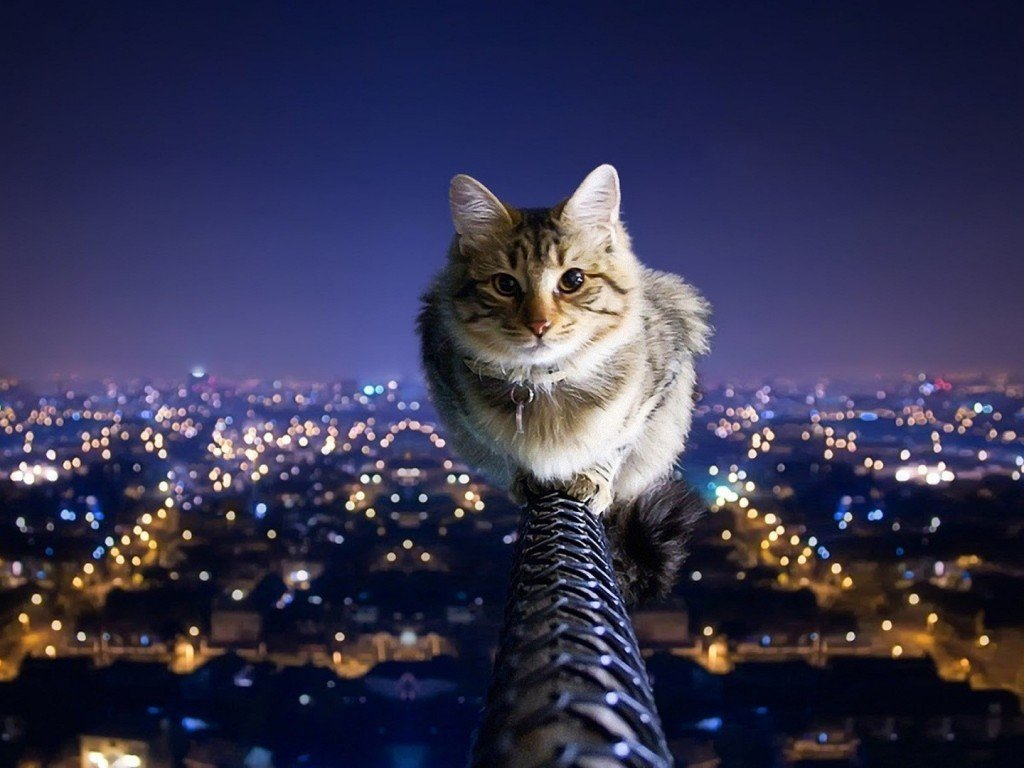
#> input picture py2/cat.jpg, 1024 x 768 px, found by its file name
$ python '87 .py'
#> lines starting #> are read from the running program, lines starting #| are printed output that depends on the picture
from PIL import Image


myImage = Image.open("E:\python\py1\py2\cat.jpg")
#> myImage is the input picture: PIL image 1024x768 RGB; mean R, G, B 54.4, 52.9, 81.2

# myImage.show()

myBox = [370, 150, 750, 750]
myNewImage = myImage.crop(myBox)
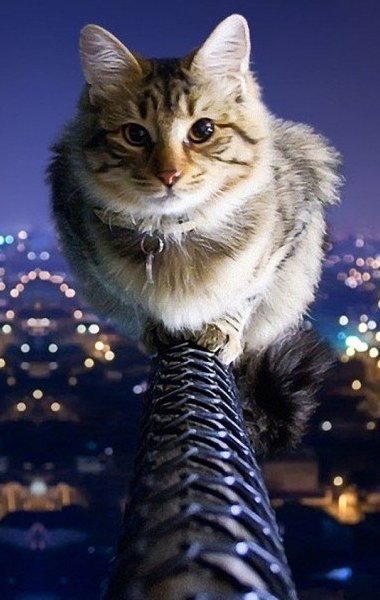
#> myNewImage: PIL image 380x600 RGB; mean R, G, B 75, 73.7, 92.9
# myNewImage.show()

myConvertedImage = myNewImage.convert("L")
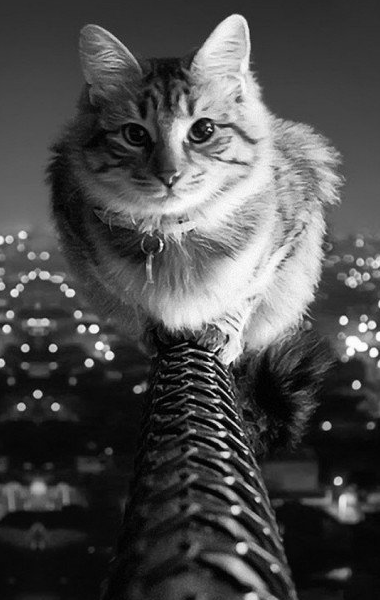
#> myConvertedImage: PIL image 380x600 L; min 0, max 255, mean 76.3
myConvertedImage.show()
